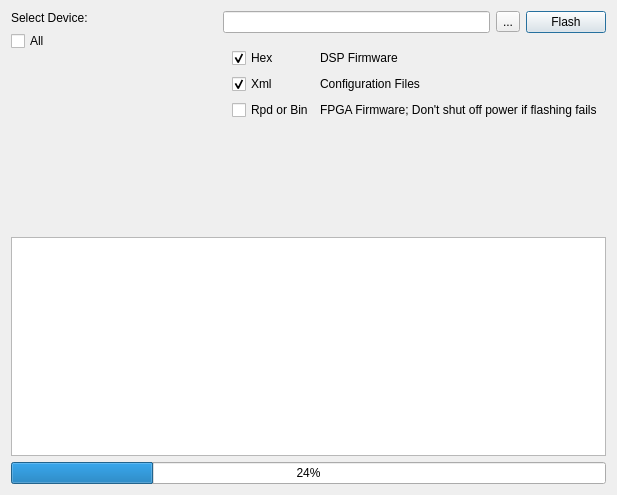
<?xml version="1.0" encoding="UTF-8"?>
<ui version="4.0">
 <class>FirmwareFlashDialog</class>
 <widget class="QDialog" name="FirmwareFlashDialog">
  <property name="geometry">
   <rect>
    <x>0</x>
    <y>0</y>
    <width>617</width>
    <height>495</height>
   </rect>
  </property>
  <property name="windowTitle">
   <string>Firmware Flash</string>
  </property>
  <layout class="QGridLayout" name="gridLayout_2">
   <item row="0" column="0">
    <layout class="QVBoxLayout" name="verticalLayout">
     <item>
      <widget class="QLabel" name="label_4">
       <property name="text">
        <string>Select Device:</string>
       </property>
      </widget>
     </item>
     <item>
      <widget class="QCheckBox" name="checkBox_all">
       <property name="text">
        <string>All</string>
       </property>
      </widget>
     </item>
     <item>
      <widget class="QScrollArea" name="scrollArea">
       <property name="frameShape">
        <enum>QFrame::NoFrame</enum>
       </property>
       <property name="widgetResizable">
        <bool>true</bool>
       </property>
       <widget class="QWidget" name="scrollAreaWidgetContents">
        <property name="geometry">
         <rect>
          <x>0</x>
          <y>0</y>
          <width>164</width>
          <height>181</height>
         </rect>
        </property>
       </widget>
      </widget>
     </item>
    </layout>
   </item>
   <item row="0" column="1">
    <layout class="QVBoxLayout" name="verticalLayout_2">
     <item>
      <layout class="QHBoxLayout" name="horizontalLayout_2">
       <item>
        <widget class="QLineEdit" name="lineEdit_firm">
         <property name="enabled">
          <bool>true</bool>
         </property>
         <property name="readOnly">
          <bool>true</bool>
         </property>
        </widget>
       </item>
       <item>
        <widget class="QToolButton" name="toolBtn_firm">
         <property name="text">
          <string>...</string>
         </property>
        </widget>
       </item>
       <item>
        <widget class="QPushButton" name="btn_firmFlash">
         <property name="text">
          <string>Flash</string>
         </property>
        </widget>
       </item>
      </layout>
     </item>
     <item>
      <widget class="QWidget" name="widget_firm" native="true">
       <layout class="QGridLayout" name="gridLayout">
        <item row="0" column="0">
         <widget class="QCheckBox" name="checkBox_firmHex">
          <property name="enabled">
           <bool>true</bool>
          </property>
          <property name="text">
           <string>Hex</string>
          </property>
          <property name="checkable">
           <bool>true</bool>
          </property>
          <property name="checked">
           <bool>true</bool>
          </property>
         </widget>
        </item>
        <item row="1" column="0">
         <widget class="QCheckBox" name="checkBox_firmXml">
          <property name="text">
           <string>Xml</string>
          </property>
          <property name="checked">
           <bool>true</bool>
          </property>
         </widget>
        </item>
        <item row="1" column="1">
         <widget class="QLabel" name="label_3">
          <property name="text">
           <string>Configuration Files</string>
          </property>
         </widget>
        </item>
        <item row="2" column="0">
         <widget class="QCheckBox" name="checkBox_firmRpd">
          <property name="text">
           <string>Rpd or Bin</string>
          </property>
         </widget>
        </item>
        <item row="2" column="1">
         <widget class="QLabel" name="label_2">
          <property name="text">
           <string>FPGA Firmware; Don't shut off power if flashing fails</string>
          </property>
         </widget>
        </item>
        <item row="0" column="1">
         <widget class="QLabel" name="label">
          <property name="text">
           <string>DSP Firmware</string>
          </property>
         </widget>
        </item>
       </layout>
      </widget>
     </item>
     <item>
      <spacer name="verticalSpacer">
       <property name="orientation">
        <enum>Qt::Vertical</enum>
       </property>
       <property name="sizeHint" stdset="0">
        <size>
         <width>20</width>
         <height>40</height>
        </size>
       </property>
      </spacer>
     </item>
    </layout>
   </item>
   <item row="1" column="0" colspan="2">
    <widget class="QPlainTextEdit" name="infoDisplay_firm">
     <property name="readOnly">
      <bool>true</bool>
     </property>
    </widget>
   </item>
   <item row="2" column="0" colspan="2">
    <widget class="QProgressBar" name="progressBar_firm">
     <property name="value">
      <number>24</number>
     </property>
    </widget>
   </item>
  </layout>
 </widget>
 <resources/>
 <connections/>
</ui>
